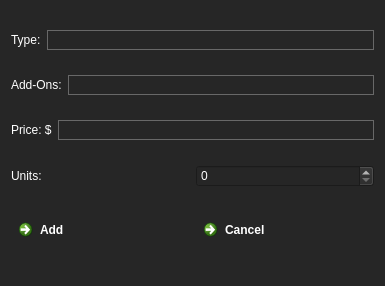
<?xml version="1.0" encoding="UTF-8"?>
<ui version="4.0">
 <class>NewLens</class>
 <widget class="QDialog" name="NewLens">
  <property name="geometry">
   <rect>
    <x>0</x>
    <y>0</y>
    <width>385</width>
    <height>286</height>
   </rect>
  </property>
  <property name="minimumSize">
   <size>
    <width>385</width>
    <height>286</height>
   </size>
  </property>
  <property name="maximumSize">
   <size>
    <width>385</width>
    <height>286</height>
   </size>
  </property>
  <property name="windowTitle">
   <string>AvisionR - New Lens</string>
  </property>
  <property name="styleSheet">
   <string notr="true">color:rgb(255, 255, 255);
background-color: #262626;</string>
  </property>
  <layout class="QGridLayout" name="gridLayout">
   <item row="0" column="0">
    <layout class="QHBoxLayout" name="horizontalLayout_9">
     <item>
      <widget class="QLabel" name="label_13">
       <property name="text">
        <string>Type:</string>
       </property>
      </widget>
     </item>
     <item>
      <widget class="QLineEdit" name="lineEdit_Type">
       <property name="minimumSize">
        <size>
         <width>271</width>
         <height>20</height>
        </size>
       </property>
       <property name="styleSheet">
        <string notr="true">border: 1px solid #686868;</string>
       </property>
       <property name="text">
        <string/>
       </property>
       <property name="maxLength">
        <number>999</number>
       </property>
      </widget>
     </item>
    </layout>
   </item>
   <item row="1" column="0">
    <layout class="QHBoxLayout" name="horizontalLayout_7">
     <item>
      <widget class="QLabel" name="label_12">
       <property name="text">
        <string>Add-Ons:</string>
       </property>
      </widget>
     </item>
     <item>
      <widget class="QLineEdit" name="lineEdit_AddOns">
       <property name="minimumSize">
        <size>
         <width>271</width>
         <height>20</height>
        </size>
       </property>
       <property name="styleSheet">
        <string notr="true">border: 1px solid #686868;</string>
       </property>
       <property name="text">
        <string/>
       </property>
       <property name="maxLength">
        <number>999</number>
       </property>
      </widget>
     </item>
    </layout>
   </item>
   <item row="2" column="0">
    <layout class="QHBoxLayout" name="horizontalLayout_10">
     <item>
      <widget class="QLabel" name="label_14">
       <property name="text">
        <string>Price: $</string>
       </property>
      </widget>
     </item>
     <item>
      <widget class="QLineEdit" name="lineEdit_Price_2">
       <property name="minimumSize">
        <size>
         <width>271</width>
         <height>20</height>
        </size>
       </property>
       <property name="styleSheet">
        <string notr="true">border: 1px solid #686868;</string>
       </property>
       <property name="text">
        <string/>
       </property>
       <property name="maxLength">
        <number>999</number>
       </property>
      </widget>
     </item>
    </layout>
   </item>
   <item row="3" column="0">
    <layout class="QHBoxLayout" name="horizontalLayout_12">
     <item>
      <widget class="QLabel" name="label_2">
       <property name="text">
        <string>Units:</string>
       </property>
      </widget>
     </item>
     <item>
      <widget class="QSpinBox" name="spinBox_units_2"/>
     </item>
    </layout>
   </item>
   <item row="4" column="0">
    <layout class="QHBoxLayout" name="horizontalLayout_8">
     <item>
      <widget class="QCommandLinkButton" name="commandLinkButton_add_2">
       <property name="text">
        <string>Add</string>
       </property>
      </widget>
     </item>
     <item>
      <widget class="QCommandLinkButton" name="commandLinkButton_cancel_2">
       <property name="maximumSize">
        <size>
         <width>179</width>
         <height>40</height>
        </size>
       </property>
       <property name="text">
        <string>Cancel</string>
       </property>
      </widget>
     </item>
    </layout>
   </item>
  </layout>
 </widget>
 <resources/>
 <connections/>
</ui>
